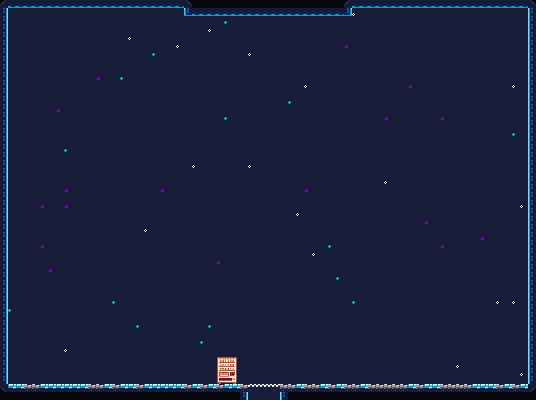

A 2D game scene composited from a Tiled map and its tileset images. What follows is a short description and the map's XML, with each tile layer's data collapsed to a summary:
An orthogonal 67x50 tile map with 8x8 px tiles, 6 tile layers (Sky, IntGrid_layer_values, IntGrid_layer_1, IntGrid_layer_2, ...), 3 tilesets.

<map version="1.4" tiledversion="1.4.2" orientation="orthogonal" renderorder="right-down" compressionlevel="0" width="67" height="50" tilewidth="8" tileheight="8" infinite="0" backgroundcolor="#171C39" nextlayerid="7" nextobjectid="1"><tileset firstgid="1" name="Cavernas_by_Adam_Saltsman3" tilewidth="8" tileheight="8" tilecount="384" columns="12" objectalignment="topleft" margin="0" spacing="0"><image source="../../atlas/Cavernas_by_Adam_Saltsman.png" width="96" height="256" /></tileset><tileset firstgid="385" name="IntGrid" tilewidth="8" tileheight="8" tilecount="1" columns="1" objectalignment="topleft"><image source="IntGrid.intgrid.png" width="8" height="8" /></tileset><tileset firstgid="386" name="IntGrid_layer" tilewidth="8" tileheight="8" tilecount="4" columns="4" objectalignment="topleft"><image source="IntGrid_layer.intgrid.png" width="32" height="8" /></tileset><layer id="1" name="Sky" width="67" height="50" opacity="1"><data>[3350 cells, 51 non-empty, 3 distinct tile ids]</data></layer><layer id="2" name="IntGrid_layer_values" width="67" height="50" opacity="1"><data>[3350 cells, 312 non-empty, 1 distinct tile ids]</data></layer><layer id="3" name="IntGrid_layer_1" width="67" height="50" opacity="1"><data>[3350 cells, 312 non-empty, 8 distinct tile ids]</data></layer><layer id="4" name="IntGrid_layer_2" width="67" height="50" opacity="1"><data>[3350 cells, 2 non-empty, 1 distinct tile ids]</data></layer><layer id="5" name="IntGrid_values" width="67" height="50" opacity="1"><data>[3350 cells, 0 non-empty, 0 distinct tile ids]</data></layer><layer id="6" name="Tiles" width="67" height="50" opacity="1"><data>[3350 cells, 16 non-empty, 14 distinct tile ids]</data></layer></map>
